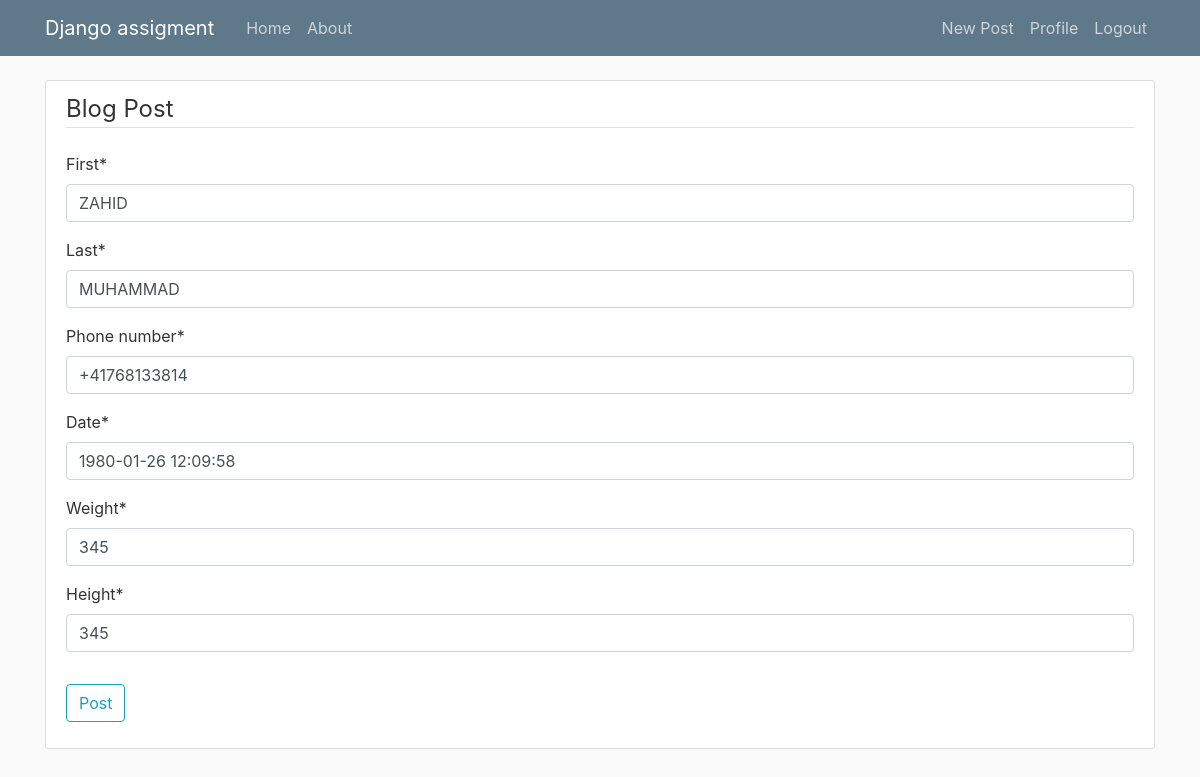
Screenshot of /post/67/update/ (signed in) with the database file from the repository.
### blog/models.py (models this page shows, shortened)
class Post(models.Model):
    first = models.CharField(max_length=100)
    last = models.CharField(max_length=100)
    date_of_brith = models.DateTimeField("Date",default="1980-01-26 12:09:58")
    phone_number = PhoneNumberField()
    height = models.IntegerField(null = True)
    weight = models.IntegerField(null = True)
    date_posted = models.DateTimeField(default=timezone.now)
    author = models.ForeignKey(User, on_delete=models.CASCADE)

### blog/views.py (the view, shortened to what this page needs)
# urls.py: path('post/<int:pk>/update/', PostUpdateView.as_view(), name='post-update'),
class PostUpdateView(LoginRequiredMixin, UserPassesTestMixin, UpdateView):
    model = Post
    fields = ['first', 'last', 'phone_number', 'date_of_brith', 'weight', 'height']
    def test_func(self):
        post = self.get_object()
        if self.request.user == post.author:
            return True
        return False

### blog/templates/blog/post_form.html (shortened to what this page needs)
{% extends "blog/base.html" %}
{% load crispy_forms_tags %}
{% block content %}
    <div class="content-section">
        <form method="POST">
            <fieldset class="form-group">
                <legend class="border-bottom mb-4">Blog Post</legend>
                {{ form|crispy }}
            </fieldset>
            <div class="form-group">
                <button class="btn btn-outline-info" type="submit">Post</button>
            </div>
        </form>
    </div>
{% endblock content %}

### blog/static/blog/main.css (style rules this page uses)
body { background: #fafafa; color: #333333; margin-top: 5rem; }
.content-section { background: #ffffff; padding: 10px 20px; border: 1px solid #dddddd; border-radius: 3px; margin-bottom: 20px; }

### rows the page displays
Post: first "ZAHID", last "MUHAMMAD", phone_number "+41768133814", date_of_brith "1980-01-26 12:09:58", weight "345", height "345"
